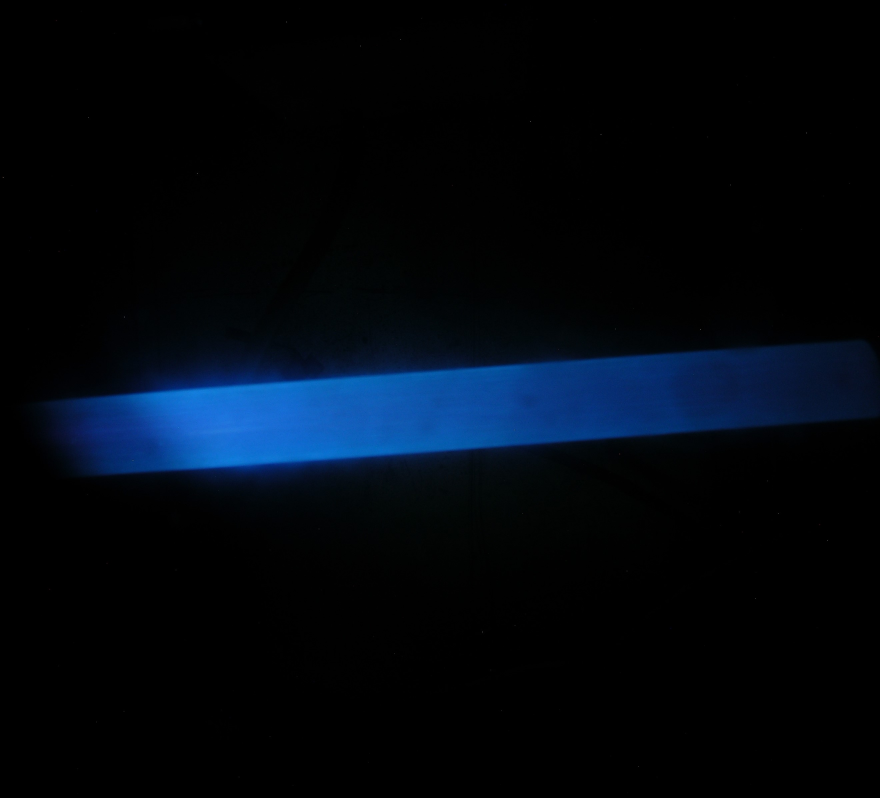
#> input picture 2.5Торр.jpg, 2639 x 2392 px (shown at 1/3 size)
$ jupyter execute --allow-errors image_processing.ipynb   (shell and % lines are left out)
#> lines starting #> are read from the running program, lines starting #| are printed output that depends on the picture
## Относительная яркость свечения плазмы в трубке при различных давлениях
Изображение это прямоугольная таблица имеющие некоторое количество строк и некоторое количество столцов и в каждой ячейке такой прямоугольной таблицы записано число которое коридует цвет в градиациях. Изображение распадается на квадратные области однородного цвета называемые пикселями (пересечения строк и столцов).
Для цветных изображений пиксель — это кортеж (R-Red, G-Green, B-Blue).

Яркость пикселя просто: I = (R + G + B) / 3. (В этой задачи мы делим ещё на 255 чтобы получить интервал значения от 0 до 1)

[cell 1]
from skimage.io import imread, imshow, imsave
from PIL import Image
from scipy.interpolate import make_interp_spline
import pandas as pd
import numpy as np
import matplotlib.pyplot as plt

Исходные изображения будут иметь разные размеры и ориентацию. Во-первых, исправьте ориентацию изображения, чтобы источник света проецировался слева направо. Затем мы изменим размер изображений до того же размера, чтобы продолжить обработку изображения.

[cell 2]
# Изменить размер изображения на 300х200, (300 –  ширина и 200 – высота)
img = Image.open('2.5Торр.jpg') #открыт изображение
#> img is the input picture: PIL image 2639x2392 RGB; mean R, G, B 1.6, 7.5, 15.3
width = 300
height = 200
resized_img = img.resize((width, height))
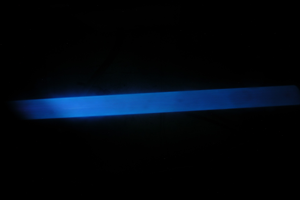
#> resized_img: PIL image 300x200 RGB; mean R, G, B 1.6, 7.5, 15.3
resized_img.save('new_images/image1.jpg') #сохранение новое изображение

[cell 3]
img = imread('new_images/image.jpg')   # При Давлении Р = 1 Торр
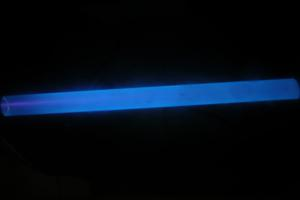
#> input picture new_images/image.jpg, 300 x 200 px
#> img is the input picture: shape (200, 300, 3); mean R, G, B 3.6, 12.4, 23.8
img1 = imread('new_images/image1.jpg') # При Давлении Р = 2.5 Торр
img2 = imread('new_images/image2.jpg') # При Давлении Р = 5 Торр
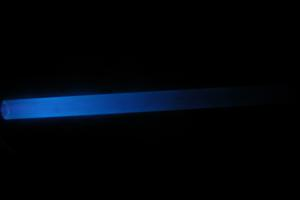
#> input picture new_images/image2.jpg, 300 x 200 px
#> img2 is the input picture: shape (200, 300, 3); mean R, G, B 1, 4.8, 10.3

[cell 4]
img.shape
#> Out = (200, 300, 3)

[cell 5]
imshow(img)

[cell 6]
imshow(img1)

[cell 7]
imshow(img2)

[cell 8]
# Р = 1 Торр
img = Image.open("new_images/image.jpg")  # открыт изображение
pixels = img.load()  # выгружаем значения пикселей.

I = []  # создать список для записи значений яркости
y = 100 # выберите соответствующую координату y (вертикальную) в пределах диапазона координат трубы
for x in range(img.width): # Выгружаем значение каждого пикселя в порядке слева направо.
    r, g, b = pixels[x, y]
    pixels[x, y] = g, b, r
    i = (r+g+b)/(3) # яккость пикселя
    I.append(i)  # доьавить значение якость в исходный список
#> this loop made 300 passes
#> (r, g, b, i) on passes 1 to 3: (0, 9, 47, 18.67), (7, 20, 62, 29.67), (13, 27, 76, 38.67)
#> after the loop, I = 300 values, max 127.7 at index 82, min 7.33 at index 299, mean 94.11

# I_new = [i/i_max for i in I]
X = [x for x in range(img.width)] # список,содержащий расстояния точек от начала трубки
#> X = 300 values from 0 to 299

X = np.array(X) # преобразовать список в массив
I_new = np.array(I)
#> I_new has the same summary as I
I_new = I_new/np.max(I_new)
#> I_new = 300 values, max 1 at index 82, min 0.0574 at index 299, mean 0.737

[cell 9]
I_new[-1]
#> Out = 0.0574

[cell 10]
X = np.array([0, 50, 82, 100, 150, 200, 250])
Y = np.array([18.66666667, 107.66666667, 127.66666666666667, 122.66666667, 113.66666667,
       101.66666667,  89.66666667])

# Определить X как 200 равноотстоящих значений между минимальным и максимальным значением исходного X
X_new = np.linspace (X.min(), X.max(), 200)
# Определить сплайн со степенью k=2
spl = make_interp_spline (X, Y, k = 3)
I_smooth = spl(X_new)
I_smooth = I_smooth/np.max(I_smooth)

[cell 11]
I_new[::50]
#> Out = [0.146, 0.841, 0.963, 0.893, 0.796, 0.697]

[cell 12]
i_max = np.argmax(I_new)
#> i_max = 82
i_max
#> Out = 82

[cell 13]
# Р = 2.5 Торр
img1 = Image.open("new_images/image1.jpg")
pixels = img1.load()

I1 = []
y = 110 # выберите соответствующую координату y (вертикальную) в пределах диапазона координат трубы
for x in range(img1.width):
    r, g, b = pixels[x, y]
    pixels[x, y] = g, b, r
    i = (r+g+b)/(3)
    I1.append(i)
#> this loop made 300 passes
#> (r, g, b, i) on passes 1 to 3: (0, 0, 0, 0), (0, 0, 0, 0), (0, 0, 0, 0)
#> after the loop, I1 = 300 values, max 116 at index 80, min 0 at index 0, mean 53.46

X = [x for x in range(img.width)] # список,содержащий расстояния точек от начала трубки
X = np.array(X) # преобразовать список в массив
I_new1 = np.array(I1)
#> I_new1 has the same summary as I1
I_new1 = I_new1/np.max(I_new1)
#> I_new1 = 300 values, max 1 at index 80, min 0 at index 0, mean 0.461

[cell 14]
X1 = np.array([0, 50, 79, 100, 150, 200, 250])
Y1 = np.array([ 0.        ,  65.66666667, 117, 111.33333333,  94.33333333,
        28.66666667,   2.33333333])

# Определить X как 200 равноотстоящих значений между минимальным и максимальным значением исходного X
X_new1 = np.linspace (X1.min(), X1.max(), 200)
# Определить сплайн со степенью k=2
spl = make_interp_spline (X1, Y1, k = 2)
I_smooth1 = spl(X_new1)
I_smooth1 = I_smooth1/np.max(I_smooth1)

[cell 15]
# Р = 5 Торр
img2 = Image.open("new_images/image2.jpg")
pixels = img2.load()

I2 = []
y = 110 # выберите соответствующую координату y (вертикальную) в пределах диапазона координат трубы
for x in range(img2.width):
    r, g, b = pixels[x, y]
    pixels[x, y] = g, b, r
    i = (r+g+b)/(3)
    I2.append(i)
#> this loop made 300 passes
#> (r, g, b, i) on passes 1 to 3: (5, 24, 92, 40.33), (16, 39, 107, 54), (24, 52, 125, 67)

i_max = max(I2)
I_new2 = [i/i_max for i in I2]
X = [x for x in range(img.width)] # список,содержащий расстояния точек от начала трубки
X = np.array(X) # преобразовать список в массив
I_new2 = np.array(I2)
I_new2 = I_new2/np.max(I_new2)

[cell 16]
X2 = np.array([0, 48, 50, 100, 150, 200, 250])
Y2 = np.array([40., 105.66666666666667, 105.66666667, 76., 43., 3., 0])

# Определить X как 200 равноотстоящих значений между минимальным и максимальным значением исходного X
X_new2 = np.linspace (X2.min(), X2.max(), 200)
# Определить сплайн со степенью k=2
spl = make_interp_spline (X2, Y2, k = 2)
I_smooth2 = spl(X_new2)
I_smooth2 = I_smooth2/np.max(I_smooth2)

[cell 17]
plt.figure(figsize = (16,8))
plt.title("Относительная интенсивность свечения ЭПП в трубке при различных давлениях")
plt.xlabel("Расстояние от начала трубы z, мм")
plt.ylabel("B / Bmax")
plt.plot(X, I_new, label="1 Topp")
plt.plot(X, I_new1, label="2.5 Topp");
plt.plot(X, I_new2, label="5 Topp");
plt.legend()
plt.axis([0,250,0,1]);
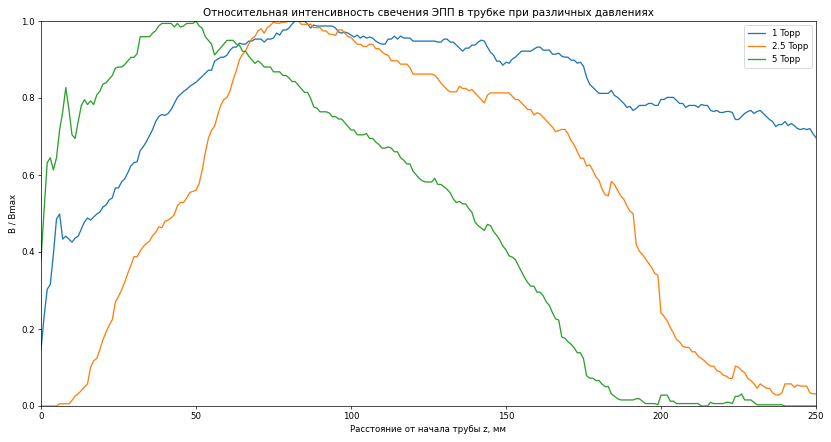
#> figure drawn by matplotlib, 1 panel; curve peaks at x = 82, y = 1; curve peaks at x = 80, y = 1; curve peaks at x = 50, y = 1

[cell 18]
plt.figure(figsize = (16,8))
plt.title("Относительная интенсивность свечения ЭПП в трубке при различных давлениях")
plt.xlabel("Расстояние от начала трубы z, мм")
plt.ylabel("B / Bmax")
plt.plot(X_new, I_smooth, label="1 Topp")
plt.plot(X_new1, I_smooth1, label="2.5 Topp");
plt.plot(X_new2, I_smooth2, label="5 Topp");
plt.legend()
plt.axis([0,250,0,1]);
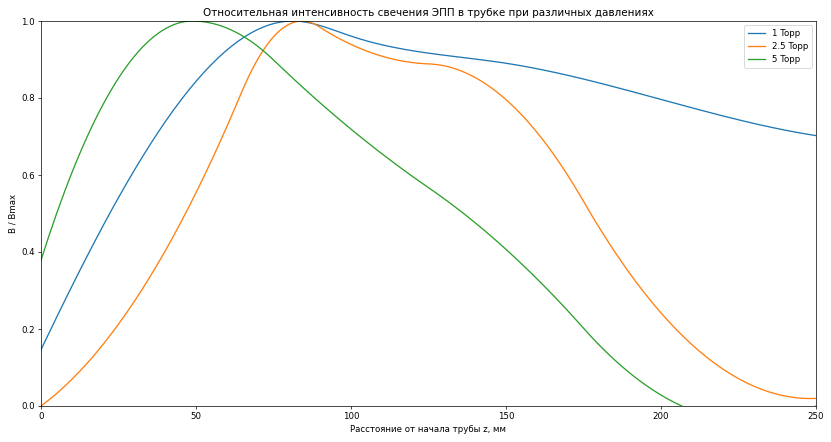
#> figure drawn by matplotlib, 1 panel; curve peaks at x = 81.66, y = 1; curve peaks at x = 84.17, y = 1; curve peaks at x = 48.99, y = 1
